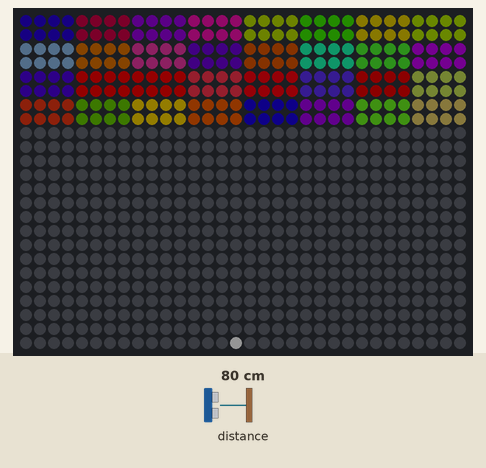
This sketch was run on a simulated Arduino Uno, built with avr-gcc and run on an emulated ATmega328P. On the bench: 32×24 RGB LED matrix (first LED top left, wired row by row). The inputs (shaded band) are chosen by the test bench; at power-on: distance to the obstacle 80 cm. Dim RGB values are drawn brighter than linear; random numbers use the default seed unless the sketch sets one; what the sketch prints to the serial monitor is not drawn.

Above: at 1.2 s.
1.3 s: distance to the obstacle set to 2 cm
3.6 s: distance to the obstacle set to 4 cm
At 5.33 s:
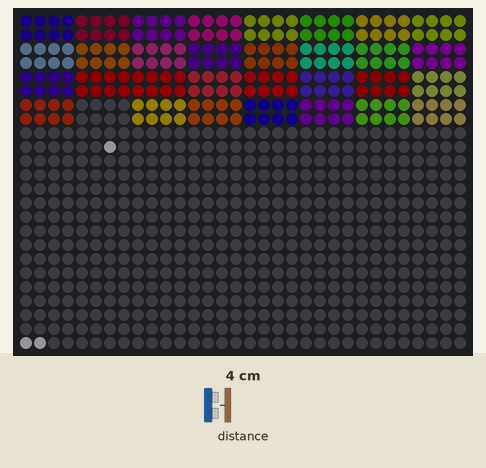
6.6 s: distance to the obstacle set to 35 cm
8.6 s: distance to the obstacle set to 18 cm
At 11.0 s:
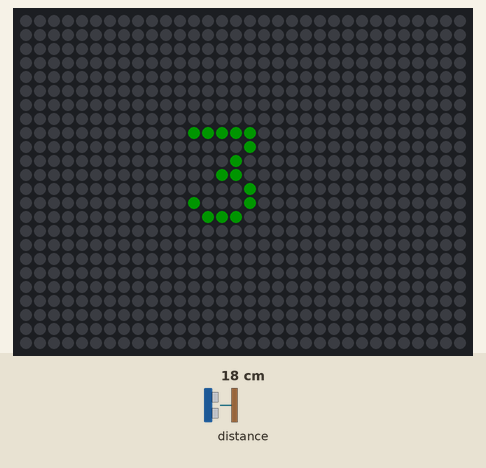
At 20.1 s:
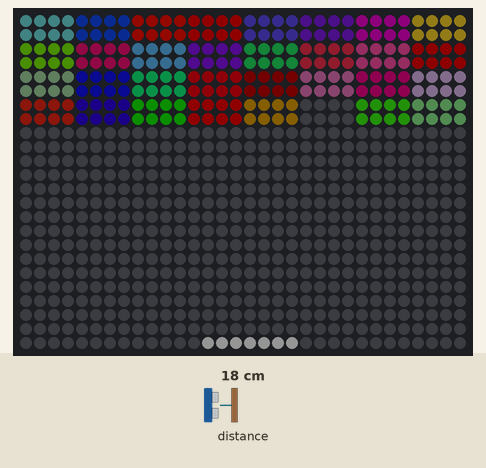
Timing chart, 0 to 21.6 s (numbered marks = the images above; inputs shaded):
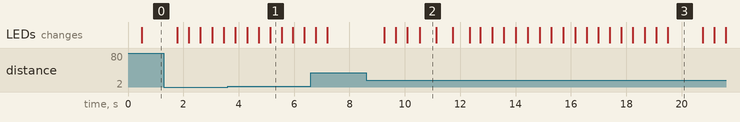

The sketch:

BrickBreak.ino
```cpp
//A simple Brick Breaker sketch for use with the VL53L0X rangefinder
//and three 256-pixel WS2812 addressable LED arrays like the ones available at:
//https://www.smart-prototyping.com/WS2812B-flexible-LED-matrix-8x32
//Written by Noah Zerkin for Smart Prototyping
//Do with it as you will, but I wouldn't recommend running a nuclear power plant, avionics package, or life support system using this code.
//If things go sideways (for instance, if you try to power your LEDs from an inappropriate source and that source catches on fire) I accept no responsibility.

//Requires installation of the Adafruit_VL53L0X, Adafruit_GFX, Adafruit_NeoMatrix, and Adafruit_NeoPixel libraries.
//https://github.com/adafruit/Adafruit_VL53L0X
//https://github.com/adafruit/Adafruit-GFX-Library
//https://github.com/adafruit/Adafruit_NeoMatrix
//https://github.com/adafruit/Adafruit_NeoPixel
//Limor Freid rocks \m/

//Note:
//An Arduino Uno won't cut it for this sketch, or for driving 768 WS2812s in general. This has been tested and works with Arduino Due and NodeMCU.

#include "Adafruit_VL53L0X.h"

#include <Adafruit_GFX.h>
#include <Adafruit_NeoMatrix.h>
#include <Adafruit_NeoPixel.h>
#include "BallGame.h"
#ifndef PSTR
#define PSTR // Make Arduino Due happy
#endif

#define PIN 0 //Pin D3 on the NodeMCU
#define FRAMERATE 30

//Comment this out after you've confirmed that the sensor works.
#define SENSORTEST

static int frameInterval = 1000 / FRAMERATE;
long nextFrame = 0;
boolean runAsFastAsYouCan = false;

uint16_t range = 0;

Adafruit_VL53L0X lox = Adafruit_VL53L0X();

// The following matrix declaration information is copied from Adafruit's NeoMatrix tiletest example:
//
// MATRIX DECLARATION:
// Parameter 1 = width of EACH NEOPIXEL MATRIX (not total display)
// Parameter 2 = height of each matrix
// Parameter 3 = number of matrices arranged horizontally
// Parameter 4 = number of matrices arranged vertically
// Parameter 5 = pin number (most are valid)
// Parameter 6 = matrix layout flags, add together as needed:
//   NEO_MATRIX_TOP, NEO_MATRIX_BOTTOM, NEO_MATRIX_LEFT, NEO_MATRIX_RIGHT:
//     Position of the FIRST LED in the FIRST MATRIX; pick two, e.g.
//     NEO_MATRIX_TOP + NEO_MATRIX_LEFT for the top-left corner.
//   NEO_MATRIX_ROWS, NEO_MATRIX_COLUMNS: LEDs WITHIN EACH MATRIX are
//     arranged in horizontal rows or in vertical columns, respectively;
//     pick one or the other.
//   NEO_MATRIX_PROGRESSIVE, NEO_MATRIX_ZIGZAG: all rows/columns WITHIN
//     EACH MATRIX proceed in the same order, or alternate lines reverse
//     direction; pick one.
//   NEO_TILE_TOP, NEO_TILE_BOTTOM, NEO_TILE_LEFT, NEO_TILE_RIGHT:
//     Position of the FIRST MATRIX (tile) in the OVERALL DISPLAY; pick
//     two, e.g. NEO_TILE_TOP + NEO_TILE_LEFT for the top-left corner.
//   NEO_TILE_ROWS, NEO_TILE_COLUMNS: the matrices in the OVERALL DISPLAY
//     are arranged in horizontal rows or in vertical columns, respectively;
//     pick one or the other.
//   NEO_TILE_PROGRESSIVE, NEO_TILE_ZIGZAG: the ROWS/COLUMS OF MATRICES
//     (tiles) in the OVERALL DISPLAY proceed in the same order for every
//     line, or alternate lines reverse direction; pick one.  When using
//     zig-zag order, the orientation of the matrices in alternate rows
//     will be rotated 180 degrees (this is normal -- simplifies wiring).
//   See example below for these values in action.
// Parameter 7 = pixel type flags, add together as needed:
//   NEO_RGB     Pixels are wired for RGB bitstream (v1 pixels)
//   NEO_GRB     Pixels are wired for GRB bitstream (v2 pixels)
//   NEO_KHZ400  400 KHz bitstream (e.g. FLORA v1 pixels)
//   NEO_KHZ800  800 KHz bitstream (e.g. High Density LED strip)

// Example with three 10x8 matrices (created using NeoPixel flex strip --
// these grids are not a ready-made product).  In this application we'di
// like to arrange the three matrices side-by-side in a wide display.
// The first matrix (tile) will be at the left, and the first pixel within
// that matrix is at the top left.  The matrices use zig-zag line ordering.
// There's only one row here, so it doesn't matter if we declare it in row
// or column order.  The matrices use 800 KHz (v2) pixels that expect GRB
// color data.

Adafruit_NeoMatrix matrix = Adafruit_NeoMatrix(32, 8, 1, 3, PIN,
                            NEO_TILE_TOP   + NEO_TILE_LEFT   + NEO_TILE_ROWS   + NEO_TILE_ZIGZAG +
                            NEO_MATRIX_TOP + NEO_MATRIX_LEFT + NEO_MATRIX_COLUMNS + NEO_MATRIX_ZIGZAG,
                            NEO_GRB + NEO_KHZ800);

uint16_t textColor = matrix.Color(0, 255, 0);

Paddle* paddle = new Paddle(5);
Ball* ball = new Ball();
BrickArray* bricks = new BrickArray();
BallGame* game = new BallGame(&matrix, paddle, bricks, ball, 20); //ball); //bricks, ball);


void setup() {
  Serial.begin(115200);

  if (!lox.begin()) {
    while (1);
  }
  matrix.begin();
  matrix.setTextWrap(false);
  matrix.setBrightness(20);
  matrix.setTextColor(textColor);
  game->numPlayers = 1; //Currently unused
  VL53L0X_RangingMeasurementData_t measure;
  lox.rangingTest(&measure, false); // pass in 'true' to get debug data printout!
  if (measure.RangeStatus != 4) {
    range = measure.RangeMilliMeter / 10;
    #ifdef SENSORTEST
    Serial.println(range);
    #endif
    //matrix.print(range);
  }
  nextFrame = millis() + frameInterval;
}

int cursorX    = matrix.width();

int x0 = 16;
int r = 10;
int paddleCenter = 0;


void loop() {

  if (runAsFastAsYouCan || millis() >= nextFrame) {
    if (!runAsFastAsYouCan) {
      if (millis() - nextFrame <= frameInterval) nextFrame = millis() + frameInterval;
      else{
        runAsFastAsYouCan = true;
        Serial.println("Game logic and display cycle exceeds frameInterval.");
        Serial.println("Switching to uncapped framerate.");
      }
    }
    matrix.fillScreen(0);

    VL53L0X_RangingMeasurementData_t measure;
    lox.rangingTest(&measure, false);
    if (measure.RangeStatus != 4) {
      range = measure.RangeMilliMeter / 10;
    }

    paddleCenter = map(range, 6, 30, 0, 32);
    game->updateGame(paddleCenter);
    matrix.show();
  }
}
```

BallGame.cpp
```cpp
#include <Adafruit_GFX.h>
#include <Adafruit_NeoPixel.h>
#include <Adafruit_NeoMatrix.h>
#include "BallGame.h"

Brick::Brick(int cornerX, int cornerY, uint16_t myColor) {
  //  Serial.println("Initializing brick");
  x = cornerX;
  y = cornerY;
  color = myColor;

}

Brick::Brick() {

}

BrickArray::BrickArray() {

}

//A couple of alternate brick color assigment schemes
/*
  void BrickArray::init() {
  Serial.println("Initializing brick array");
  for (int i = 0; i < 8 ; i++) {
    for (int j = 0; j < 4; j++) {

      if ((i % 2) && (j % 2)) {
        brickPs[i][j] = new Brick(i * 4, j * 2, neonMatrix->Color(map(i, 0, 8, 80, 255) , map(j, 0, 4, 255, 80), map(i + j, 0, 12, 80, 255)));
      }
      else if ((i % 2) && !(j % 2)) {
        brickPs[i][j] = new Brick(i * 4, j * 2, neonMatrix->Color(map(i, 8, 0, 80, 255) , map(j, 0, 4, 255, 80), map(i + j, 0, 12, 80, 255)));
      }
      else if (!(i % 2) && (j % 2)) {
        brickPs[i][j] = new Brick(i * 4, j * 2, neonMatrix->Color(map(i, 0, 8, 80, 255) , map(j, 4, 0, 255, 80), map(i + j, 0, 12, 80, 255)));
      }
      else {
        brickPs[i][j] = new Brick(i * 4, j * 2, neonMatrix->Color(255 , 0, 255));
      }
    }
  }
  }
*/
/*
  void BrickArray::init() {
  Serial.println("Initializing brick array");
  for (int i = 0; i < 8 ; i++) {
    for (int j = 0; j < 4; j++) {
      uint8_t r = random(0,255);
      uint8_t g = random(0,255-r);
      uint8_t b = random(0,255-(r+g));
      brickPs[i][j] = new Brick(i * 4, j * 2, neonMatrix->Color(r , g, b));

    }
  }
  }
*/

void BrickArray::init() {
  //Serial.println("Initializing brick array");
  for (int i = 0; i < 8 ; i++) {
    for (int j = 0; j < 4; j++) {
      uint8_t r = random(80, 255);
      uint8_t g = random(0, 255);
      uint8_t b = random(0, 255);
      brickPs[i][j] = new Brick(i * 4, j * 2, neonMatrix->Color(r , g, b));

    }
  }
}

Paddle::Paddle(int w) {
  width = w;
}

Ball::Ball() {


}

Ball::Ball(int startX, int startY) {


}

BallGame::BallGame(Adafruit_NeoMatrix* thisMatrix, Paddle *pPaddle, BrickArray *pBricks, Ball *pBall, int interval) { // Ball *pBall) { //BrickArray *pBricks, Ball *pBall) {

  Serial.println("Initializing game objects");
  neonMatrix = thisMatrix;
  paddle = pPaddle;
  bricks = pBricks;
  ball = pBall;
  paddle->neonMatrix = neonMatrix;
  bricks->neonMatrix = neonMatrix;
  ball->neonMatrix = neonMatrix;
  bricks->init();
  frameInterval = 1000/interval;

}

void BallGame::drawBricks() {
  for (int i = 0; i < 8 ; i++) {
    for (int j = 0; j < 4; j++) {
      if (bricks->brickPs[i][j]->active) {
        neonMatrix->writeFillRect(bricks->brickPs[i][j]->x, bricks->brickPs[i][j]->y, 4, 2, bricks->brickPs[i][j]->color);
      }
    }
  }
}

//checkCollisions walks the BallGame's BrickArray (bricks) looking for active bricks adjacent to the ball object.
void BallGame::checkCollisions() {
  boolean collisionOccured = false;
  for (int i = 0; i < 8 ; i++) {
    for (int j = 0; j < 4; j++) {
      if (bricks->brickPs[i][j]->active) {
        if ((ball->x >= bricks->brickPs[i][j]->x - 1 && ball->x <= bricks->brickPs[i][j]->x + 5 ) && (ball->y >= bricks->brickPs[i][j]->y - 1 && (ball->y <= (bricks->brickPs[i][j]->y + 2)))) {
          bricks->brickPs[i][j]->active = false;
          if (ball->x == bricks->brickPs[i][j]->x - 1 || ball->x == bricks->brickPs[i][j]->x + 4) {
            ball->vX *= -1;
          }
          ball->vY *= -1;
          collisionOccured = true;
        }
      }
      if (collisionOccured) {
        break;
      }
    }
  }
}


void BallGame::updateBall() {
  ball->x += ball->vX;
  ball->y += ball->vY;

  if (ball->x >= neonMatrix->width() - 1 && ball->vX > 0) {
    ball->vX *= -1;
  }

  if (ball->x <= 1 && ball->vX < 0) {
    ball->vX *= -1;
  }

  if (ball->y >= neonMatrix->height() && ball->vY > 0) {
    if (ball->x >= paddlePos - 3 && ball->x <= paddlePos + 3) {
      ball->vY *= -1;
    }

    //I threw this in just to clearly denote the end of one game and beginning of the next. Not a remotely permanent solution.
    else {
      ball->x = 16;
      ball->y = neonMatrix->height() - 1;
      ball->vY *= -1;
      bricks->init();
      neonMatrix->fillScreen(0);
      neonMatrix->setCursor(12, 8);
      neonMatrix->print("3");
      neonMatrix-> show();
      delay(500);
      neonMatrix->fillScreen(0);
      neonMatrix->setCursor(12, 8);
      neonMatrix->print("2");
      neonMatrix-> show();
      delay(500);
      neonMatrix->fillScreen(0);
      neonMatrix->setCursor(12, 8);
      neonMatrix->print("1");
      neonMatrix-> show();
      delay(500);
      neonMatrix->fillScreen(0);
      neonMatrix->setCursor(12, 8);
      neonMatrix->print("GO!");
      neonMatrix-> show();
      delay(300);
    }

  }
  if (ball->y <= 1 && ball->vY < 0) {
    ball->vY *= -1;
  }
  if (ball->y <= 8 && ball->x <= neonMatrix->width()) {
    checkCollisions();
  }
}

void BallGame::drawBall() {
  neonMatrix->writePixel(ball->x, ball->y, neonMatrix->Color(255, 255, 255));
}

void BallGame::updateGame(int paddleCenter) {
  nextFrame = millis() + frameInterval;
  paddlePos = paddleCenter;
  neonMatrix->drawLine(paddlePos - 3, 23, paddlePos + 3, 23, neonMatrix->Color(255, 255, 255));
  drawBricks();
  if (paddlePos < 36) {
    updateBall();
  }
  drawBall();
}
```

BallGame.h
```cpp
#ifndef BallGame_h
#define BallGame_h
#endif
#if ARDUINO >= 100
#include <Arduino.h>
#else
#include <WProgram.h>
#include <pins_arduino.h>
#include "BallGame.h"
#endif

class Brick {

  public:

    Brick();
    Brick(int cornerX, int cornerY, uint16_t myColor);
    int x;
    int y;
    Adafruit_NeoMatrix* neonMatrix;
    uint16_t color;
    boolean active = true;

};

class BrickArray {

  public:

    BrickArray();

    Brick* brickPs[8][4];

    void init();
    Adafruit_NeoMatrix* neonMatrix;

};

class Paddle {

  public:
    Paddle(int w);
    int delta;
    int lastPosition;
    int center;
    int width;
    Adafruit_NeoMatrix* neonMatrix;

};

class Ball {

  public:

    Ball();
    Ball(int startX, int startY);
    int vX = -1;
    int vY = -2;
    int x = 15;
    int y = 23;
    void deflect();
    Adafruit_NeoMatrix* neonMatrix;

};

class BallGame {

  public:

    BallGame(Adafruit_NeoMatrix *thisMatrix, Paddle *pPaddle, BrickArray *pBricks, Ball *pBall, int interval);
    Adafruit_NeoMatrix* neonMatrix;
    Paddle* paddle;
    void updateGame(int paddleCenter);
    uint8_t numPlayers;
    BrickArray* bricks;
    void drawBricks();
    Ball* ball;
    void updateBall();
    void drawBall();
    void checkCollisions();
    int paddlePos = 0;
    int frameInterval;
    long nextFrame = 0;
};
```

Measured:
- after the input at 8.6 s, the LEDs: first change after 0.65 s (image 2 shows a later state)
- what the display in image 2 shows lasts 0.6 s, from 10.5 s to 11.1 s
